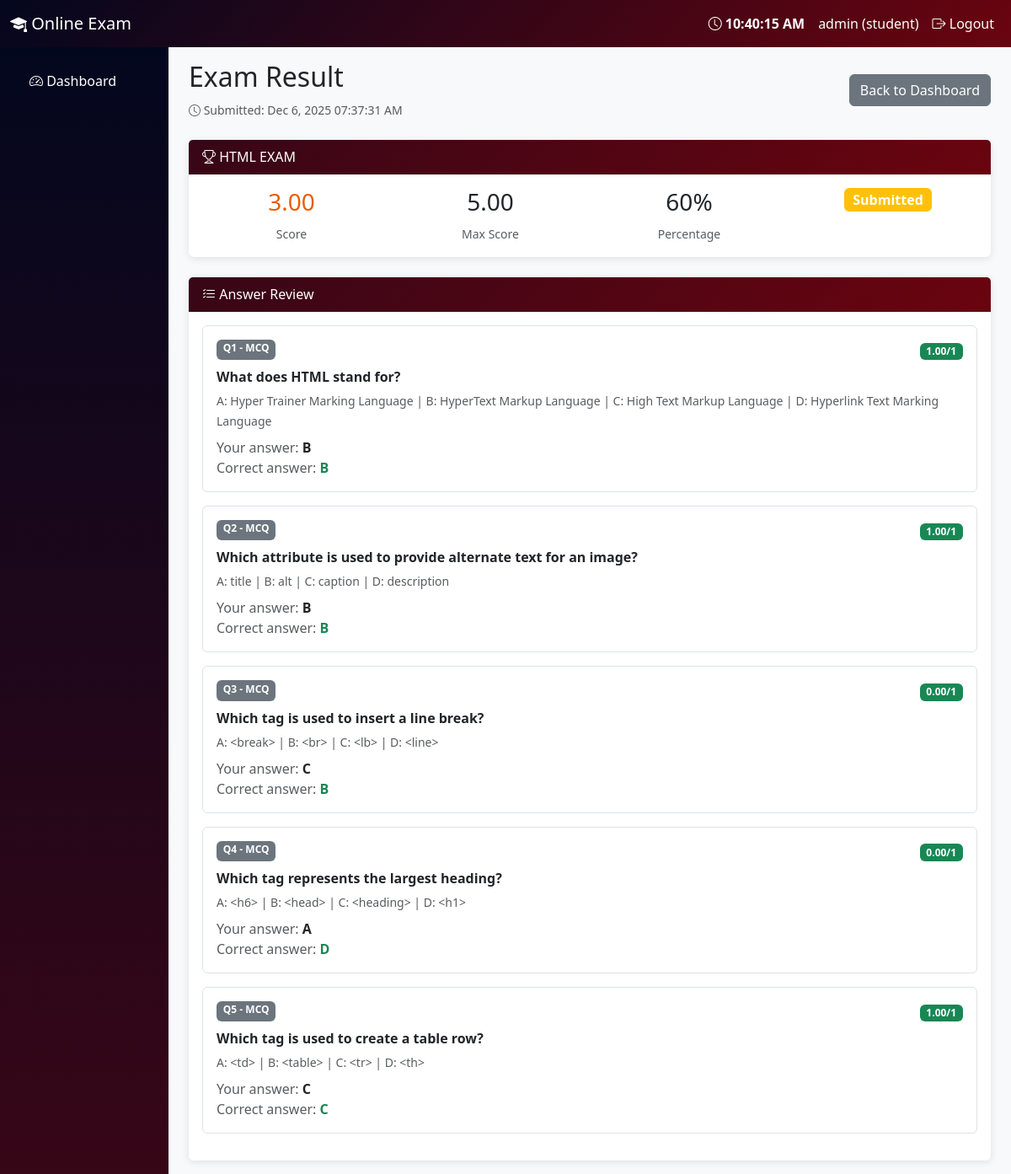
Page /student/result/2/ (signed in) on the committed database.
### myapp/models.py (models this page shows, shortened)
class UserProfile(models.Model):
    ROLE_CHOICES = [
        ('teacher', 'Teacher'),
        ('student', 'Student'),
    ]
    user = models.OneToOneField(User, on_delete=models.CASCADE, related_name='profile')
    role = models.CharField(max_length=10, choices=ROLE_CHOICES, default='student')
    created_at = models.DateTimeField(auto_now_add=True)
    @property
    def is_teacher(self):
        return self.role == 'teacher'

class ExamAttempt(models.Model):
    STATUS_CHOICES = [
        ('in_progress', 'In Progress'),
        ('submitted', 'Submitted'),
        ('auto_submitted', 'Auto Submitted'),
        ('graded', 'Graded'),
    ]
    student = models.ForeignKey(User, on_delete=models.CASCADE, related_name='exam_attempts')
    exam = models.ForeignKey(Exam, on_delete=models.CASCADE, related_name='attempts')
    started_at = models.DateTimeField(auto_now_add=True)
    submitted_at = models.DateTimeField(null=True, blank=True)
    status = models.CharField(max_length=20, choices=STATUS_CHOICES, default='in_progress')
    question_order = models.JSONField(default=list)  # Randomized order for this attempt
    total_score = models.DecimalField(max_digits=6, decimal_places=2, null=True, blank=True)
    max_score = models.DecimalField(max_digits=6, decimal_places=2, null=True, blank=True)
    class Meta:
        unique_together = ['student', 'exam']

class Exam(models.Model):
    teacher = models.ForeignKey(User, on_delete=models.CASCADE, related_name='exams')
    title = models.CharField(max_length=200)
    description = models.TextField(blank=True)
    duration_minutes = models.PositiveIntegerField(default=60)
    start_time = models.DateTimeField(null=True, blank=True)
    end_time = models.DateTimeField(null=True, blank=True)
    is_published = models.BooleanField(default=False)
    randomize_questions = models.BooleanField(default=True)
    randomize_options = models.BooleanField(default=True)
    created_at = models.DateTimeField(auto_now_add=True)

class Answer(models.Model):
    attempt = models.ForeignKey(ExamAttempt, on_delete=models.CASCADE, related_name='answers')
    exam_question_id = models.IntegerField()  # References snapshot question
    answer_text = models.TextField(blank=True, null=True)
    is_marked_for_review = models.BooleanField(default=False)
    is_correct = models.BooleanField(null=True, blank=True)
    score = models.DecimalField(max_digits=5, decimal_places=2, null=True, blank=True)
    graded_by = models.ForeignKey(User, on_delete=models.SET_NULL, null=True, blank=True, related_name='graded_answers')
    graded_at = models.DateTimeField(null=True, blank=True)
    updated_at = models.DateTimeField(auto_now=True)
    class Meta:
        unique_together = ['attempt', 'exam_question_id']

### myapp/views.py (the view)
# urls.py: path('student/result/<int:attempt_id>/', views.student_result, name='student_result'),
@login_required
def student_result(request, attempt_id):
    if is_teacher(request.user):
        return redirect('teacher_dashboard')
    attempt = get_object_or_404(ExamAttempt, pk=attempt_id, student=request.user)
    if attempt.status == 'in_progress':
        return redirect('student_take_exam', attempt_id=attempt.id)
    snapshot = attempt.exam.published_snapshot.snapshot_data
    answers_with_questions = []
    for q in snapshot['questions']:
        answer = attempt.answers.filter(exam_question_id=q['id']).first()
        answers_with_questions.append({
            'question': q,
            'answer': answer,
        })
    return render(request, 'myapp/student/result.html', {
        'attempt': attempt,
        'answers_with_questions': answers_with_questions,
    })

### myapp/views.py (called while the page is built)
def is_teacher(user):
    return hasattr(user, 'profile') and user.profile.is_teacher

### templates/myapp/student/result.html (shortened to what this page needs)
{% extends 'myapp/student/base.html' %}
{% block content %}
<div class="d-flex justify-content-between align-items-center mb-4">
    <div>
        <h2>Exam Result</h2>
        <small class="text-muted"><i class="bi bi-clock"></i> Submitted: <span id="submitTime">--</span></small>
    </div>
    <a href="{% url 'student_dashboard' %}" class="btn btn-secondary">Back to Dashboard</a>
</div>
<div class="card mb-4">
    <div class="card-header"><i class="bi bi-trophy"></i> {{ attempt.exam.title }}</div>
    <div class="card-body">
        <div class="row text-center">
            <div class="col-md-3">
                <h3 class="text-accent">{% if attempt.total_score is not None %}{{ attempt.total_score }}{% else %}--{% endif %}</h3>
                <small class="text-muted">Score</small>
            </div>
            <div class="col-md-3">
                <h3>{{ attempt.max_score }}</h3>
                <small class="text-muted">Max Score</small>
            </div>
            <div class="col-md-3">
                <h3>{% if attempt.total_score is not None and attempt.max_score %}{% widthratio attempt.total_score attempt.max_score 100 %}%{% else %}--{% endif %}</h3>
                <small class="text-muted">Percentage</small>
            </div>
            <div class="col-md-3">
                <span class="badge {% if attempt.status == 'graded' %}bg-success{% else %}bg-warning{% endif %} fs-6">
                    {{ attempt.get_status_display }}
                </span>
            </div>
        </div>
    </div>
</div>
<div class="card">
    <div class="card-header"><i class="bi bi-list-check"></i> Answer Review</div>
    <div class="card-body">
        {% for item in answers_with_questions %}
        <div class="border rounded p-3 mb-3">
            <div class="d-flex justify-content-between">
                <span class="badge bg-secondary">Q{{ forloop.counter }} - {{ item.question.type|upper }}</span>
                <span>
                    {% if item.answer.score is not None %}
                    <span class="badge bg-success">{{ item.answer.score }}/{{ item.question.marks }}</span>
                    {% elif item.answer.is_correct is not None %}
                        {% if item.answer.is_correct %}
                        <span class="badge bg-success">Correct</span>
                        {% else %}
                        <span class="badge bg-danger">Incorrect</span>
                        {% endif %}
                    {% else %}
                    <span class="badge bg-secondary">Pending</span>
                    {% endif %}
                </span>
            </div>
            <p class="mt-2 mb-1"><strong>{{ item.question.text }}</strong></p>
            {% if item.question.type == 'mcq' %}
            <small class="text-muted">
                A: {{ item.question.option_a }} | B: {{ item.question.option_b }} |
                C: {{ item.question.option_c }} | D: {{ item.question.option_d }}
            </small>
            {% endif %}
            <div class="mt-2">
                <span class="text-muted">Your answer:</span>
                <strong>{{ item.answer.answer_text|default:"No answer" }}</strong>
            </div>
            {% if item.question.type in 'mcq,truefalse' %}
            <div>
                <span class="text-muted">Correct answer:</span>
                <strong class="text-success">{{ item.question.correct_answer }}</strong>
            </div>
            {% endif %}
        </div>
        {% endfor %}
    </div>
</div>
{% endblock %}

### templates/base.html (shortened to what this page needs)
<!DOCTYPE html>
<html lang="en">
<head>
    <link href="https://cdn.jsdelivr.net/npm/bootstrap@5.3.0/dist/css/bootstrap.min.css" rel="stylesheet">
    <link href="https://cdn.jsdelivr.net/npm/bootstrap-icons@1.10.0/font/bootstrap-icons.css" rel="stylesheet">
</head>
<body>
    {% block body %}
    <nav class="navbar navbar-expand-lg navbar-dark">
        <div class="container-fluid">
            <a class="navbar-brand" href="{% url 'dashboard_redirect' %}">
                <i class="bi bi-mortarboard-fill"></i> Online Exam
            </a>
            <div class="navbar-nav ms-auto">
                <span class="nav-link" id="currentTime" style="font-weight: bold; color: var(--color-10);">
                    <i class="bi bi-clock"></i> <span id="timeDisplay">--:--:--</span>
                </span>
                {% if user.is_authenticated %}
                <span class="nav-link">{{ user.username }} ({{ user.profile.role }})</span>
                <a class="nav-link" href="{% url 'logout' %}"><i class="bi bi-box-arrow-right"></i> Logout</a>
                {% endif %}
            </div>
        </div>
    </nav>
    <div class="container-fluid">
        <div class="row">
            {% block sidebar %}{% endblock %}
            <main class="col-md-9 col-lg-10 px-4 py-3">
                {% block content %}{% endblock %}
            </main>
        </div>
    </div>
    {% endblock %}
</body>
</html>

### templates/base.html (style rules this page uses)
:root { --color-1: #03071e; --color-2: #370617; --color-3: #6a040f; --color-4: #9d0208; --color-5: #d00000; --color-6: #dc2f02; --color-7: #e85d04; --color-8: #f48c06; --color-9: #faa307; --color-10: #ffba08; }
body { background-color: #f8f9fa; font-family: 'Segoe UI', sans-serif; }
.navbar { background: linear-gradient(135deg, var(--color-1), var(--color-3)) !important; }
.navbar-brand, .nav-link { color: #fff !important; }
.card { border: none; box-shadow: 0 2px 10px rgba(0,0,0,0.1); }
.card-header { background: linear-gradient(135deg, var(--color-2), var(--color-3)); color: #fff; }
.text-accent { color: var(--color-7); }
a { color: var(--color-6); }

### rows in the picture
ExamAttempt: exam "HTML EXAM", total_score "3.00", max_score "5.00", total_score+max_score "60", status "Submitted"
Answer: question.type "MCQ", answer.score "1.00", question.marks "1", question.text "What does HTML stand for?", question.option_a "Hyper Trainer Marking Language", question.option_b "HyperText Markup Language", question.option_c "High Text Markup Language", question.option_d "Hyperlink Text Marking Language", answer.answer_text "B", question.correct_answer "B"
Answer: question.type "MCQ", answer.score "1.00", question.marks "1", question.text "Which attribute is used to provide alternate text for an image?", question.option_a "title", question.option_b "alt", question.option_c "caption", question.option_d "description", answer.answer_text "B", question.correct_answer "B"
Answer: question.type "MCQ", answer.score "0.00", question.marks "1", question.text "Which tag is used to insert a line break?", question.option_a "<break>", question.option_b "<br>", question.option_c "<lb>", question.option_d "<line>", answer.answer_text "C", question.correct_answer "B"
Answer: question.type "MCQ", answer.score "0.00", question.marks "1", question.text "Which tag represents the largest heading?", question.option_a "<h6>", question.option_b "<head>", question.option_c "<heading>", question.option_d "<h1>", answer.answer_text "A", question.correct_answer "D"
Answer: question.type "MCQ", answer.score "1.00", question.marks "1", question.text "Which tag is used to create a table row?", question.option_a "<td>", question.option_b "<table>", question.option_c "<tr>", question.option_d "<th>", answer.answer_text "C", question.correct_answer "C"

### other values in the picture
{{ user.username }} "admin"
{{ user.profile.role }} "student"
